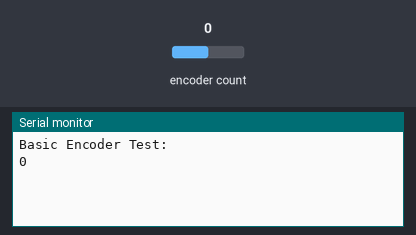
Bench run of a sketch on a simulated Arduino Uno, built with avr-gcc and run on an emulated ATmega328P. Parts: the last lines printed to the serial monitor. The test bench sets the inputs (shaded band); at power-on: encoder count 0. The ROS host is connected and sends only what is stated.

Above: at 1.2 s.
1.3 s: encoder count set to 1
At 2.2 s:
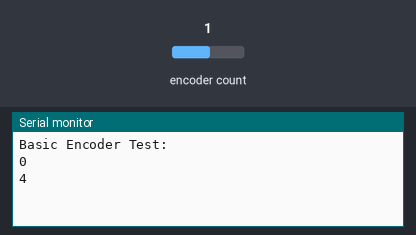
2.8 s: encoder count set to 2
At 3.3 s:
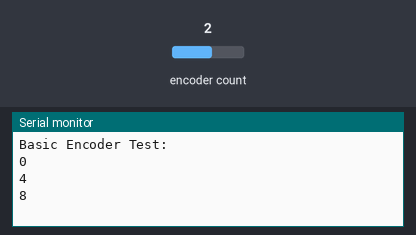

The sketch:

pubsub1.ino
```cpp
/*
   rosserial PubSub Example
   Prints "hello world!" and toggles led
*/
#include <Encoder.h>

#include <ros.h>
#include <std_msgs/Int64.h>
#include <std_msgs/Empty.h>

ros::NodeHandle  nh;

std_msgs::Int64 str_msg;
ros::Publisher chatter("chatter", &str_msg);


//pins for the encoders
Encoder myEnc(20, 21);

void setup()
{
  Serial.begin(57600);
  Serial.println("Basic Encoder Test:");
  nh.initNode();
  nh.advertise(chatter);

}
long oldPosition  = -999;

void loop()
{
  long newPosition = myEnc.read();
  if (newPosition != oldPosition) {
    oldPosition = newPosition;
    Serial.println(newPosition);
  }
  str_msg.data = newPosition;
  chatter.publish( &str_msg );
  nh.spinOnce();

}
```

Measured:
- after the input at 1.3 s, the serial monitor: prints a new line at once (image 1)
- after the input at 2.8 s, the serial monitor: prints a new line at once (image 2)
